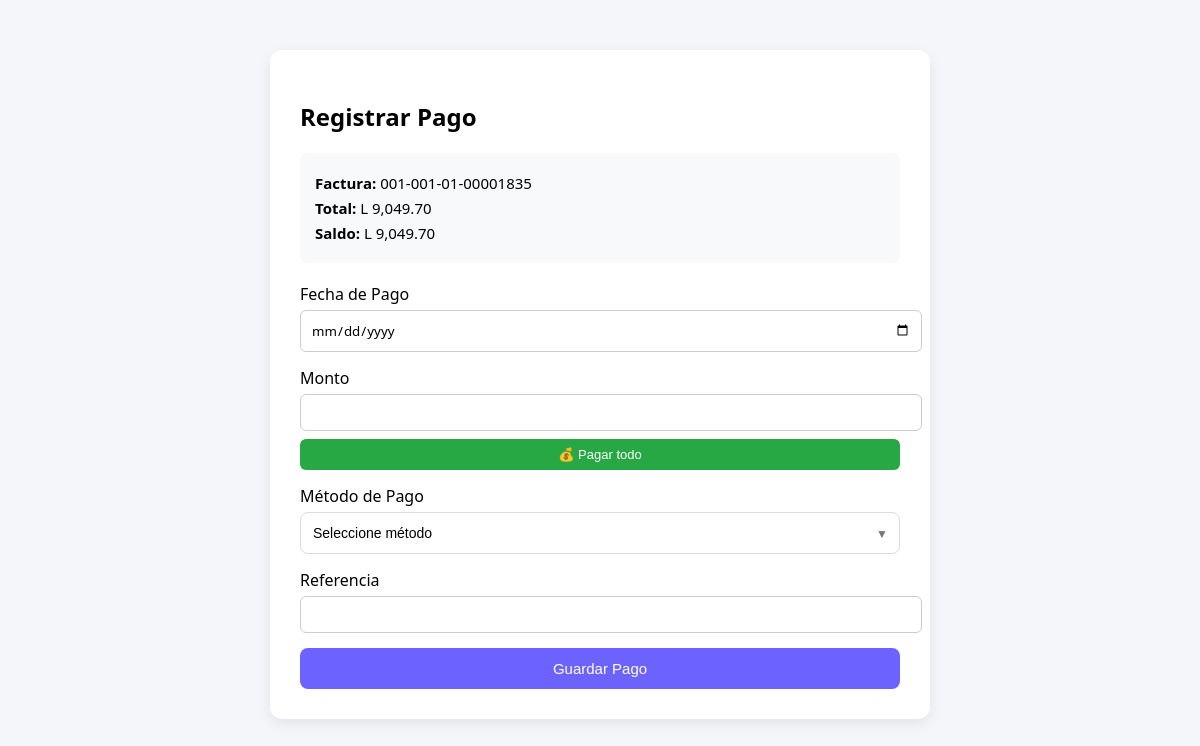
The app's page /empresa_1/dashboard/facturacion/1/pago/ (signed in) with its own data.
### facturacion/models.py (models this page shows, shortened)
class Factura(models.Model):
    ESTADOS = (
        ('borrador', 'Borrador'),
        ('emitida', 'Emitida'),
        ('anulada', 'Anulada'),
    )
    ESTADO_PAGO = (
        ('pendiente', 'Pendiente'),
        ('parcial', 'Parcial'),
        ('pagado', 'Pagado'),
    )
    MONEDAS = (
        ('HNL', 'Lempiras'),
        ('USD', 'Dólares'),
    )
    empresa = models.ForeignKey(Empresa, on_delete=models.CASCADE)
    cliente = models.ForeignKey(Cliente, on_delete=models.PROTECT)
    vendedor = models.ForeignKey(
        Usuario,
        on_delete=models.SET_NULL,
        null=True,
        blank=True,
        related_name='facturas_vendidas'
    )
    moneda = models.CharField(max_length=3, choices=MONEDAS, default='HNL')
    tipo_cambio = models.DecimalField(max_digits=10, decimal_places=4, default=1)
    fecha_emision = models.DateField(default=timezone.now)
    fecha_vencimiento = models.DateField(blank=True, null=True)
    orden_compra_exenta = models.CharField(max_length=100, blank=True, null=True)
    constancia_exonerado = models.CharField(max_length=100, blank=True, null=True)
    registro_sag = models.CharField(max_length=100, blank=True, null=True)
    cai = models.ForeignKey(CAI, on_delete=models.PROTECT, null=True, blank=True)
    numero_factura = models.CharField(max_length=20, blank=True, null=True)
    subtotal = models.DecimalField(max_digits=12, decimal_places=2, default=0)
    impuesto = models.DecimalField(max_digits=12, decimal_places=2, default=0)
    total = models.DecimalField(max_digits=12, decimal_places=2, default=0)
    total_lempiras = models.DecimalField(max_digits=14, decimal_places=2, default=0)
    estado = models.CharField(max_length=10, choices=ESTADOS, default='borrador')
    estado_pago = models.CharField(max_length=10, choices=ESTADO_PAGO, default='pendiente')
    fecha_creacion = models.DateTimeField(auto_now_add=True)
    @property
    def total_pagado(self):
        return sum((p.monto for p in self.pagos_facturacion.all()), Decimal('0.00'))
    @property
    def saldo_pendiente(self):
        return self.total - self.total_pagado

### facturacion/views.py (the view, shortened to what this page needs)
# urls.py: path('<int:factura_id>/pago/', views.registrar_pago, name='registrar_pago'),
@login_required
def registrar_pago(request, empresa_slug, factura_id):
    empresa = get_object_or_404(Empresa, slug=empresa_slug)
    factura = get_object_or_404(Factura, id=factura_id, empresa=empresa)
    return render(request, "facturacion/registrar_pago.html", {
        "factura": factura,
        "empresa": empresa,
        "today": timezone.now().date()
    })

### facturacion/templates/facturacion/registrar_pago.html (shortened to what this page needs)
{% load humanize %}
<!DOCTYPE html>
<html lang="es">
<head>
</head>
<body>
<div class="container">
    <h2>Registrar Pago</h2>
    <div class="info">
        <p><strong>Factura:</strong> {{ factura.numero_factura }}</p>
        <p><strong>Total:</strong> L {{ factura.total|intcomma }}</p>
        <p><strong>Saldo:</strong> L {{ factura.saldo_pendiente|intcomma }}</p>
    </div>
    <form method="POST">
    <div class="form-group">
        <label>Fecha de Pago</label>
        <input type="date" name="fecha" value="{{ today }}">
    </div>
        <div class="form-group">
            <label>Monto</label>
            <input type="number" step="0.01" name="monto" id="monto" required>
            <button type="button" class="btn-total" onclick="pagarTodo()">
                💰 Pagar todo
            </button>
        </div>
        <div class="form-group">
            <label>Método de Pago</label>
            <div class="select-wrapper">
                <select name="metodo" required>
                    <option value="" disabled selected>Seleccione método</option>
                </select>
            </div>
        </div>
        <div class="form-group">
            <label>Referencia</label>
            <input type="text" name="referencia">
        </div>
        <button type="submit">Guardar Pago</button>
    </form>
</div>
</body>
</html>

### facturacion/templates/facturacion/registrar_pago.html (style rules this page uses)
body { margin:0; font-family:"Segoe UI",Roboto,Arial,sans-serif; background:#f4f6f9; }
.container { max-width:600px; margin:50px auto; background:white; padding:30px; border-radius:12px; box-shadow:0 5px 15px rgba(0,0,0,0.08); }
h2 { margin-bottom:20px; }
.info { background:#f8f9fb; padding:15px; border-radius:8px; margin-bottom:20px; }
.info p { margin:5px 0; font-size:15px; }
.form-group { margin-bottom:15px; }
label { display:block; margin-bottom:5px; font-weight:500; }
input { width:100%; padding:10px; border-radius:6px; border:1px solid #ccc; }
.select-wrapper { position: relative; }
.select-wrapper select { width:100%; padding:12px 40px 12px 12px; border-radius:8px; border:1px solid #dcdcdc; font-size:14px; background:white; appearance:none; cursor:pointer; transition: all 0.2s ease; }
.select-wrapper::after { content:"▼"; position:absolute; right:12px; top:50%; transform:translateY(-50%); font-size:12px; color:#777; pointer-events:none; }
button { width:100%; padding:12px; background:#6c63ff; color:white; border:none; border-radius:8px; font-size:15px; cursor:pointer; }
.btn-total { margin-top:8px; background:#28a745; color:white; border:none; padding:8px 12px; border-radius:6px; cursor:pointer; font-size:13px; }
input[type="date"] { font-family: inherit; }

### records on screen
Factura: numero_factura "001-001-01-00001835", total "9,049.70", saldo_pendiente "9,049.70"
